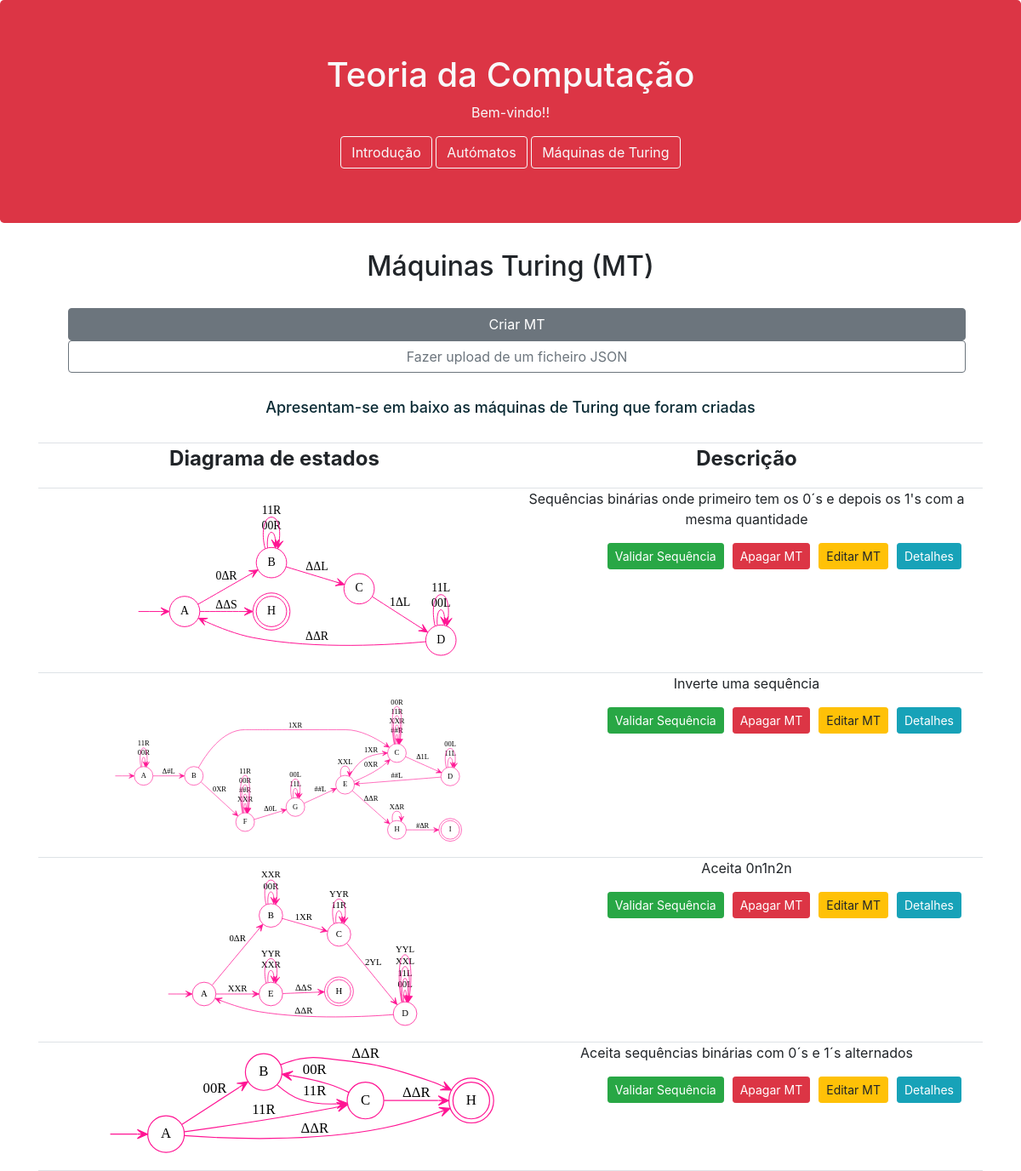
Page /maquinasturing on the committed database.
### website/models.py (models this page shows, shortened)
class MaquinaTuring(models.Model):
    descricao = models.CharField(max_length=1000)
    estados = models.CharField(max_length=200)
    estadoinicial = models.CharField(max_length=200)
    estadodeaceitacao = models.CharField(max_length=200)
    transicoes = models.CharField(max_length=8000)

### website/views.py (the view)
# urls.py: path('maquinasturing', views.maquinaturing_page_view, name='maquinasturing'),
def maquinaturing_page_view(request):
    data = {'maquinasturing': MaquinaTuring.objects.all()}
    return render(request, 'website/maquinasturing.html', data)

### website/templates/website/maquinasturing.html
{% extends 'website/base.html' %}
{% block main %}
    <h1 style="text-align: center; font-size: xx-large; margin-bottom: 30px">Máquinas Turing (MT)</h1>
    <a href="{% url 'website:novaTM' %}" class="btn btn-secondary " style="text-align: center; margin-right: 15px; margin-left: 30px; width: 95%;">Criar MT</a>
    <a href="{% url 'website:uploadTM' %}" class="btn btn-outline-secondary" style="text-align: center; margin-right: 15px; margin-left: 30px; width: 95%;">Fazer upload de um ficheiro JSON</a>
    <h3 style="margin-bottom: 30px; color: #0A2A34; text-align: center;font-size: large; margin-top: 30px">Apresentam-se em baixo as máquinas de Turing que foram criadas</h3>
    <div class = "container">
        <div class="row">
            <div class="col-sm-6 border-bottom border-top">
                <p style="font-size: x-large; font-weight: bolder;">Diagrama de estados</p>
            </div>
            <div class="col-sm-6 border-bottom border-top">
                <p style="font-size: x-large; font-weight: bolder;">Descrição</p>
            </div>
        </div>
    </div>
    {% for maquinaturing in maquinasturing %}
        <div class = "container">
            <div class="row">
                <div class="col-sm-6 border-bottom">
                    <p>{% load static %} <img src="{% static "website/imagesMT/"|add:maquinaturing.descricao|add:".svg"%}" alt="home" style="max-width: 100%; max-height: 200px" /></p>
                </div>
                <div class="col-sm-6 border-bottom">
                    <p>
                {{ maquinaturing.descricao }}
            </p>
        <p>
            <a href="{% url 'website:detalhesTM' maquinaturing.id %}" class="btn btn-info  btn-sm" style="float: right; margin-right: 10px">Detalhes</a>
            <a href="{% url 'website:editaTM' maquinaturing.id %}" class="btn btn-warning  btn-sm" style="float: right; margin-right: 10px">Editar MT</a>
            <a href="{% url 'website:apagaTM' maquinaturing.id %}" class="btn btn-danger  btn-sm" style="float: right; margin-right: 10px">Apagar MT</a>
            <a href="{% url 'website:validarTM' maquinaturing.id %}" role="button" class="btn btn-success btn-sm" style="float: right; margin-right: 10px">Validar Sequência</a>
        </p>
                </div>
            </div>
        </div>
    {% endfor %}
{% endblock %}

### rows in the picture
MaquinaTuring: descricao (picture), descricao "Sequências binárias onde primeiro tem os 0´s e depois os 1's com a mesma quantidade"
MaquinaTuring: descricao (picture), descricao "Inverte uma sequência"
MaquinaTuring: descricao (picture), descricao "Aceita 0n1n2n"
MaquinaTuring: descricao (picture), descricao "Aceita sequências binárias com 0´s e 1´s alternados"
